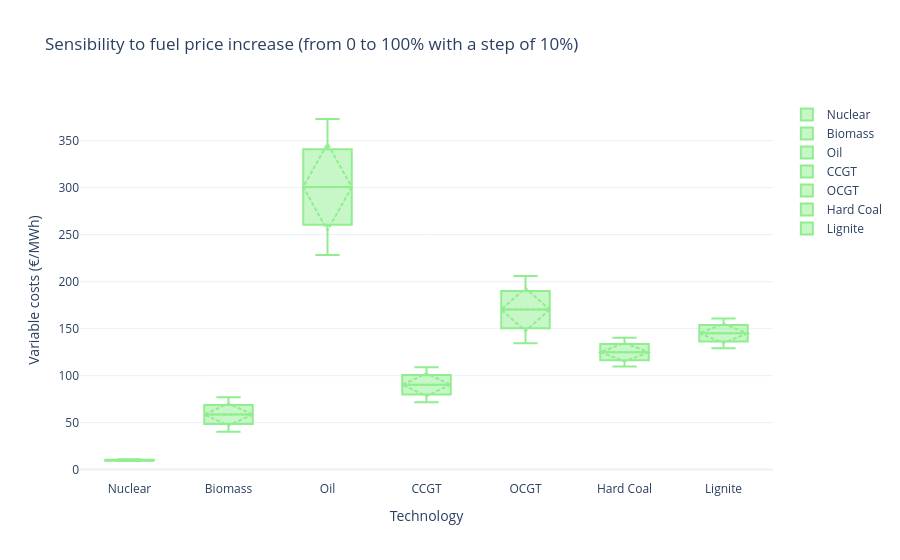

Notebook source saved alongside this figure:
### Markdown cell above
**Your answer:**

_Double-click here to enter your answer_

- fossils  >specifically oil 
- if co2 price level is the deciding facors - >nuclear stand at the top of our order followd by biomass and ccgt

### Code cell
# Test sensitivity to fuel price

# Range of fuel price increase (from 0 to 100% with a step of 10%)
fuel_price_range = np.linspace(0, 100, 10)  # 0% to 100%

# Dictionary to store variable costs for each tech
tech_var_costs_variation = {tech: [] for tech in tech_data.keys()}

# --- Sweep over fuel price increase ---
for fuel_price_var in fuel_price_range:
    for tech, vals in tech_data.items():
        fuel_type = vals.get("Fuel type")
        efficiency = vals.get("Efficiency")
        vom        = vals.get("VOM", 0)
        
        if fuel_type is None or fuel_type not in fuel_data or efficiency is None:
            continue  # Skip non-thermal or missing data

        fuel_info = fuel_data[fuel_type]
        fuel_cost_per_ton = fuel_info["cost_per_ton"] * (1 + fuel_price_var / 100)
        fuel_energy_density = fuel_info["energy_density_per_ton"]
        co2_intensity = fuel_info["co2_emissions"] / efficiency  # tCO2/MWh_e

        # Fuel cost €/MWh_e
        fuel_cost = fuel_cost_per_ton / fuel_energy_density / efficiency
        # CO₂ cost €/MWh_e (use fixed CO₂ price as in the earlier correct computation)
        co2_cost = co2_price * co2_intensity
        # Total variable cost
        total_var_cost = fuel_cost + co2_cost + vom
        tech_var_costs_variation[tech].append(total_var_cost)

# ---- Create interactive box plot with Plotly ----
fig = go.Figure()

for tech, costs in tech_var_costs_variation.items():
    fig.add_trace(go.Box(
        y=costs,
        name=tech,
        boxmean='sd',  # show mean and standard deviation
        marker_color='lightgreen'
    ))

fig.update_layout(
    title="Sensibility to fuel price increase (from 0 to 100% with a step of 10%)",
    yaxis_title="Variable costs (€/MWh)",
    xaxis_title="Technology",
    template="plotly_white"
)

fig.show()

### Figure 1 — Plotly figure (JSON) as saved in the notebook; plotly's stock layout.template omitted (floating-point values rounded to 4 significant figures)
{"data": [{"boxmean": "sd", "marker": {"color": "lightgreen"}, "name": "Nuclear", "type": "box", "y": [9.163, 9.359, 9.554, 9.75, 9.946, 10.14, 10.34, 10.53, 10.73, 10.93]}, {"boxmean": "sd", "marker": {"color": "lightgreen"}, "name": "Solar PV", "type": "box", "y": []}, {"boxmean": "sd", "marker": {"color": "lightgreen"}, "name": "Wind Onshore", "type": "box", "y": []}, {"boxmean": "sd", "marker": {"color": "lightgreen"}, "name": "Wind Offshore", "type": "box", "y": []}, {"boxmean": "sd", "marker": {"color": "lightgreen"}, "name": "Hydro ROR", "type": "box", "y": []}, {"boxmean": "sd", "marker": {"color": "lightgreen"}, "name": "Biomass", "type": "box", "y": [40.27, 44.34, 48.41, 52.49, 56.56, 60.64, 64.71, 68.79, 72.86, 76.93]}, {"boxmean": "sd", "marker": {"color": "lightgreen"}, "name": "Oil", "type": "box", "y": [228.3, 244.4, 260.5, 276.6, 292.7, 308.8, 324.9, 341.0, 357.0, 373.1]}, {"boxmean": "sd", "marker": {"color": "lightgreen"}, "name": "CCGT", "type": "box", "y": [71.6, 75.76, 79.92, 84.08, 88.24, 92.4, 96.56, 100.7, 104.9, 109.0]}, {"boxmean": "sd", "marker": {"color": "lightgreen"}, "name": "OCGT", "type": "box", "y": [134.6, 142.5, 150.5, 158.4, 166.3, 174.3, 182.2, 190.2, 198.1, 206.1]}, {"boxmean": "sd", "marker": {"color": "lightgreen"}, "name": "Hard Coal", "type": "box", "y": [109.6, 113.0, 116.5, 119.9, 123.3, 126.7, 130.2, 133.6, 137.0, 140.4]}, {"boxmean": "sd", "marker": {"color": "lightgreen"}, "name": "Lignite", "type": "box", "y": [129.3, 132.8, 136.3, 139.8, 143.3, 146.8, 150.3, 153.8, 157.3, 160.8]}, {"boxmean": "sd", "marker": {"color": "lightgreen"}, "name": "Deficit", "type": "box", "y": []}], "layout": {"title": {"text": "Sensibility to fuel price increase (from 0 to 100% with a step of 10%)"}, "xaxis": {"title": {"text": "Technology"}}, "yaxis": {"title": {"text": "Variable costs (€/MWh)"}}}}
